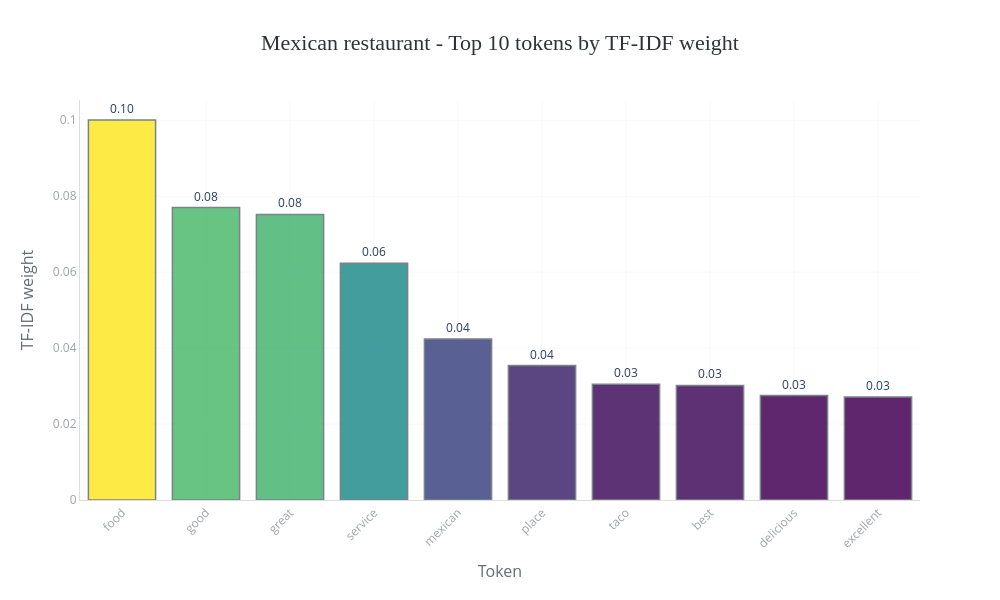
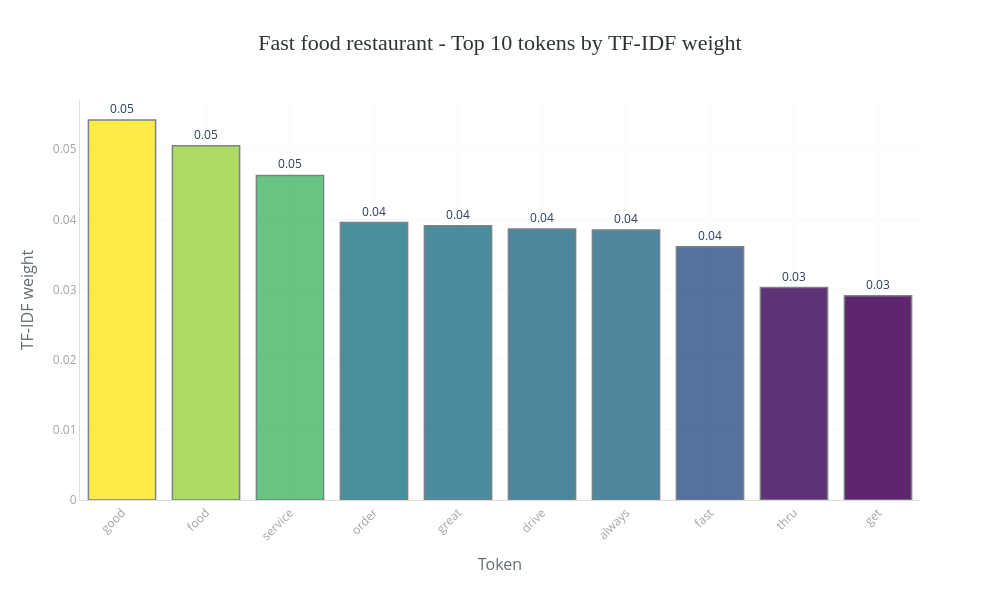
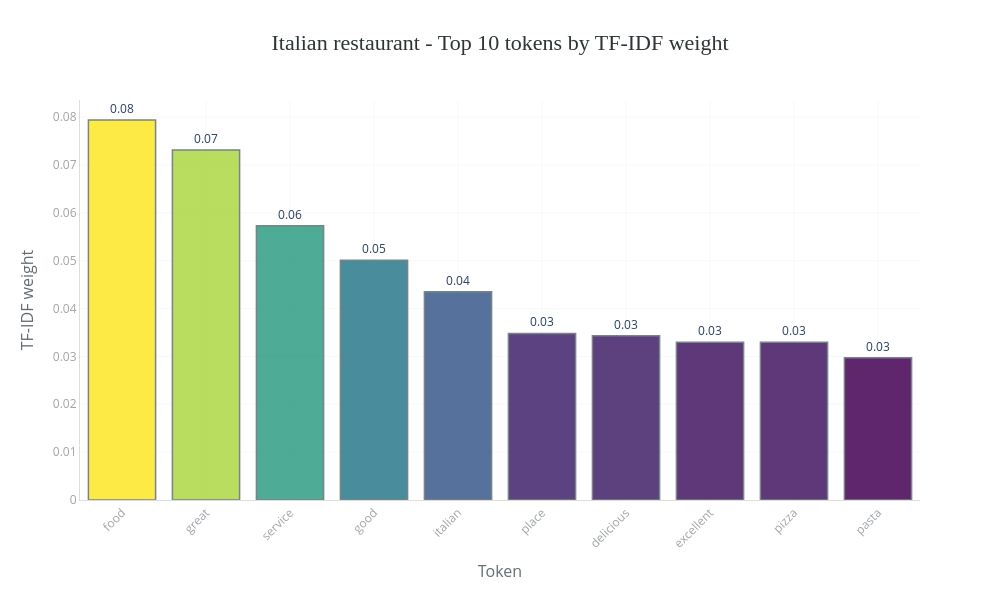

Write notebook code for charts like these, in order.
### Markdown cell above
## <font color='#BFD72F' size=6>7.1 Categories</font> <a class="anchor" id="7_1"></a>
  
[Back to TOC](#toc)

### Code cell
tfidf_df = pd.DataFrame(
    tfidf_text.toarray(), 
    columns=tfidf_vectorizer.get_feature_names_out()
)
tfidf_df['categoryName'] = dataset['categoryName'].values

tfidf_cat_mean = tfidf_df.groupby('categoryName').mean(numeric_only=True)

no_rows = 3  # ----> Arbitrário
cats_to_plot = (
    tfidf_df['categoryName']
    .value_counts()
    .head(no_rows)
    .index
    .tolist()
)

for cat in cats_to_plot:
    top = (
        tfidf_cat_mean.loc[cat]
        .sort_values(ascending=False)
        .head(10)
        .reset_index()
        .rename(columns={'index': 'token', cat: 'mean_tfidf'})
    )
    bar_chart(
        data=top,
        x='token',
        y='mean_tfidf',
        title=f"{cat} - Top 10 tokens by TF-IDF weight",
        labels={'token': 'Token', 'mean_tfidf': 'TF-IDF weight'},
        top_n=10
    )

### Figure 1 — Plotly figure (JSON) as saved in the notebook; plotly's stock layout.template omitted (floating-point values rounded to 4 significant figures)
{"data": [{"hovertemplate": "Token=%{x}<br>TF-IDF weight=%{marker.color}<br>text=%{text}<extra></extra>", "legendgroup": "", "marker": {"color": [0.1001, 0.07703, 0.0752, 0.06237, 0.04241, 0.03542, 0.03051, 0.03017, 0.02752, 0.02715], "coloraxis": "coloraxis", "line": {"color": "#636E72", "width": 1.5}, "opacity": 0.85, "pattern": {"shape": ""}}, "name": "", "orientation": "v", "showlegend": false, "text": ["0.10", "0.08", "0.08", "0.06", "0.04", "0.04", "0.03", "0.03", "0.03", "0.03"], "textposition": "outside", "texttemplate": "%{text}", "type": "bar", "x": ["food", "good", "great", "service", "mexican", "place", "taco", "best", "delicious", "excellent"], "xaxis": "x", "y": [0.1001, 0.07703, 0.0752, 0.06237, 0.04241, 0.03542, 0.03051, 0.03017, 0.02752, 0.02715], "yaxis": "y"}], "layout": {"barmode": "relative", "coloraxis": {"colorbar": {"title": {"text": "TF-IDF weight"}}, "colorscale": [[0, "#440154"], [0.25, "#3b528b"], [0.5, "#21908d"], [0.75, "#5dc962"], [1, "#fde725"]], "showscale": false}, "height": 600, "legend": {"tracegroupgap": 0}, "margin": {"b": 100, "l": 80, "r": 80, "t": 100}, "paper_bgcolor": "white", "plot_bgcolor": "white", "showlegend": false, "title": {"font": {"color": "#2D3436", "family": "Arial Black", "size": 22}, "text": "Mexican restaurant - Top 10 tokens by TF-IDF weight", "x": 0.5, "xanchor": "center"}, "width": 1000, "xaxis": {"anchor": "y", "domain": [0, 1], "gridcolor": "#F8F9FA", "linecolor": "#DDD", "showgrid": true, "tickangle": -45, "tickfont": {"color": "#A0A4A8", "size": 12}, "title": {"font": {"color": "#636E72", "size": 16}, "text": "Token"}}, "yaxis": {"anchor": "x", "domain": [0, 1], "gridcolor": "#F8F9FA", "linecolor": "#DDD", "showgrid": true, "tickfont": {"color": "#A0A4A8", "size": 12}, "title": {"font": {"color": "#636E72", "size": 16}, "text": "TF-IDF weight"}}}}

### Figure 2 — Plotly figure (JSON) as saved in the notebook; plotly's stock layout.template omitted (floating-point values rounded to 4 significant figures)
{"data": [{"hovertemplate": "Token=%{x}<br>TF-IDF weight=%{marker.color}<br>text=%{text}<extra></extra>", "legendgroup": "", "marker": {"color": [0.05416, 0.05049, 0.04625, 0.03954, 0.0391, 0.03864, 0.03847, 0.03609, 0.03027, 0.02911], "coloraxis": "coloraxis", "line": {"color": "#636E72", "width": 1.5}, "opacity": 0.85, "pattern": {"shape": ""}}, "name": "", "orientation": "v", "showlegend": false, "text": ["0.05", "0.05", "0.05", "0.04", "0.04", "0.04", "0.04", "0.04", "0.03", "0.03"], "textposition": "outside", "texttemplate": "%{text}", "type": "bar", "x": ["good", "food", "service", "order", "great", "drive", "always", "fast", "thru", "get"], "xaxis": "x", "y": [0.05416, 0.05049, 0.04625, 0.03954, 0.0391, 0.03864, 0.03847, 0.03609, 0.03027, 0.02911], "yaxis": "y"}], "layout": {"barmode": "relative", "coloraxis": {"colorbar": {"title": {"text": "TF-IDF weight"}}, "colorscale": [[0, "#440154"], [0.25, "#3b528b"], [0.5, "#21908d"], [0.75, "#5dc962"], [1, "#fde725"]], "showscale": false}, "height": 600, "legend": {"tracegroupgap": 0}, "margin": {"b": 100, "l": 80, "r": 80, "t": 100}, "paper_bgcolor": "white", "plot_bgcolor": "white", "showlegend": false, "title": {"font": {"color": "#2D3436", "family": "Arial Black", "size": 22}, "text": "Fast food restaurant - Top 10 tokens by TF-IDF weight", "x": 0.5, "xanchor": "center"}, "width": 1000, "xaxis": {"anchor": "y", "domain": [0, 1], "gridcolor": "#F8F9FA", "linecolor": "#DDD", "showgrid": true, "tickangle": -45, "tickfont": {"color": "#A0A4A8", "size": 12}, "title": {"font": {"color": "#636E72", "size": 16}, "text": "Token"}}, "yaxis": {"anchor": "x", "domain": [0, 1], "gridcolor": "#F8F9FA", "linecolor": "#DDD", "showgrid": true, "tickfont": {"color": "#A0A4A8", "size": 12}, "title": {"font": {"color": "#636E72", "size": 16}, "text": "TF-IDF weight"}}}}

### Figure 3 — Plotly figure (JSON) as saved in the notebook; plotly's stock layout.template omitted (floating-point values rounded to 4 significant figures)
{"data": [{"hovertemplate": "Token=%{x}<br>TF-IDF weight=%{marker.color}<br>text=%{text}<extra></extra>", "legendgroup": "", "marker": {"color": [0.07939, 0.0731, 0.05729, 0.05008, 0.04349, 0.03479, 0.03429, 0.03298, 0.03296, 0.02972], "coloraxis": "coloraxis", "line": {"color": "#636E72", "width": 1.5}, "opacity": 0.85, "pattern": {"shape": ""}}, "name": "", "orientation": "v", "showlegend": false, "text": ["0.08", "0.07", "0.06", "0.05", "0.04", "0.03", "0.03", "0.03", "0.03", "0.03"], "textposition": "outside", "texttemplate": "%{text}", "type": "bar", "x": ["food", "great", "service", "good", "italian", "place", "delicious", "excellent", "pizza", "pasta"], "xaxis": "x", "y": [0.07939, 0.0731, 0.05729, 0.05008, 0.04349, 0.03479, 0.03429, 0.03298, 0.03296, 0.02972], "yaxis": "y"}], "layout": {"barmode": "relative", "coloraxis": {"colorbar": {"title": {"text": "TF-IDF weight"}}, "colorscale": [[0, "#440154"], [0.25, "#3b528b"], [0.5, "#21908d"], [0.75, "#5dc962"], [1, "#fde725"]], "showscale": false}, "height": 600, "legend": {"tracegroupgap": 0}, "margin": {"b": 100, "l": 80, "r": 80, "t": 100}, "paper_bgcolor": "white", "plot_bgcolor": "white", "showlegend": false, "title": {"font": {"color": "#2D3436", "family": "Arial Black", "size": 22}, "text": "Italian restaurant - Top 10 tokens by TF-IDF weight", "x": 0.5, "xanchor": "center"}, "width": 1000, "xaxis": {"anchor": "y", "domain": [0, 1], "gridcolor": "#F8F9FA", "linecolor": "#DDD", "showgrid": true, "tickangle": -45, "tickfont": {"color": "#A0A4A8", "size": 12}, "title": {"font": {"color": "#636E72", "size": 16}, "text": "Token"}}, "yaxis": {"anchor": "x", "domain": [0, 1], "gridcolor": "#F8F9FA", "linecolor": "#DDD", "showgrid": true, "tickfont": {"color": "#A0A4A8", "size": 12}, "title": {"font": {"color": "#636E72", "size": 16}, "text": "TF-IDF weight"}}}}
